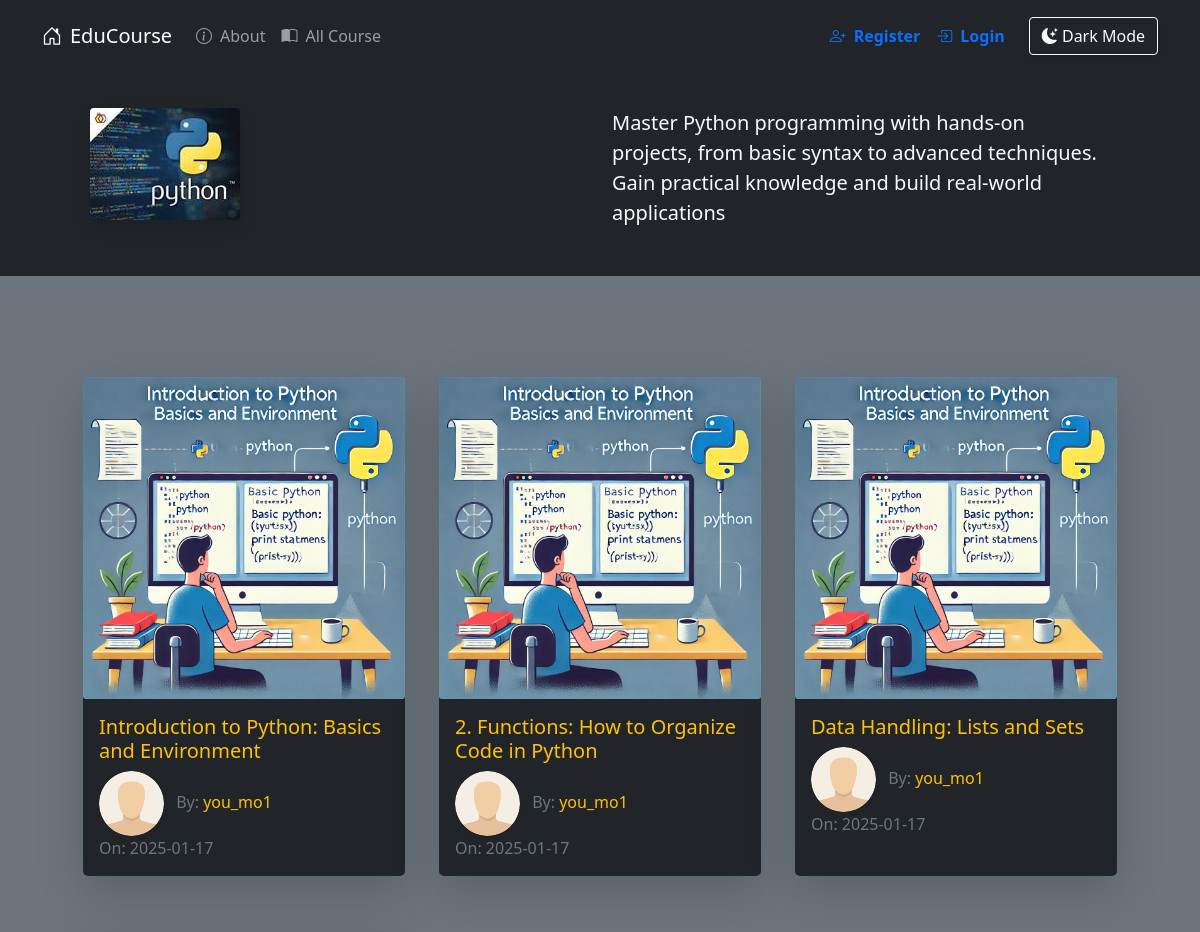
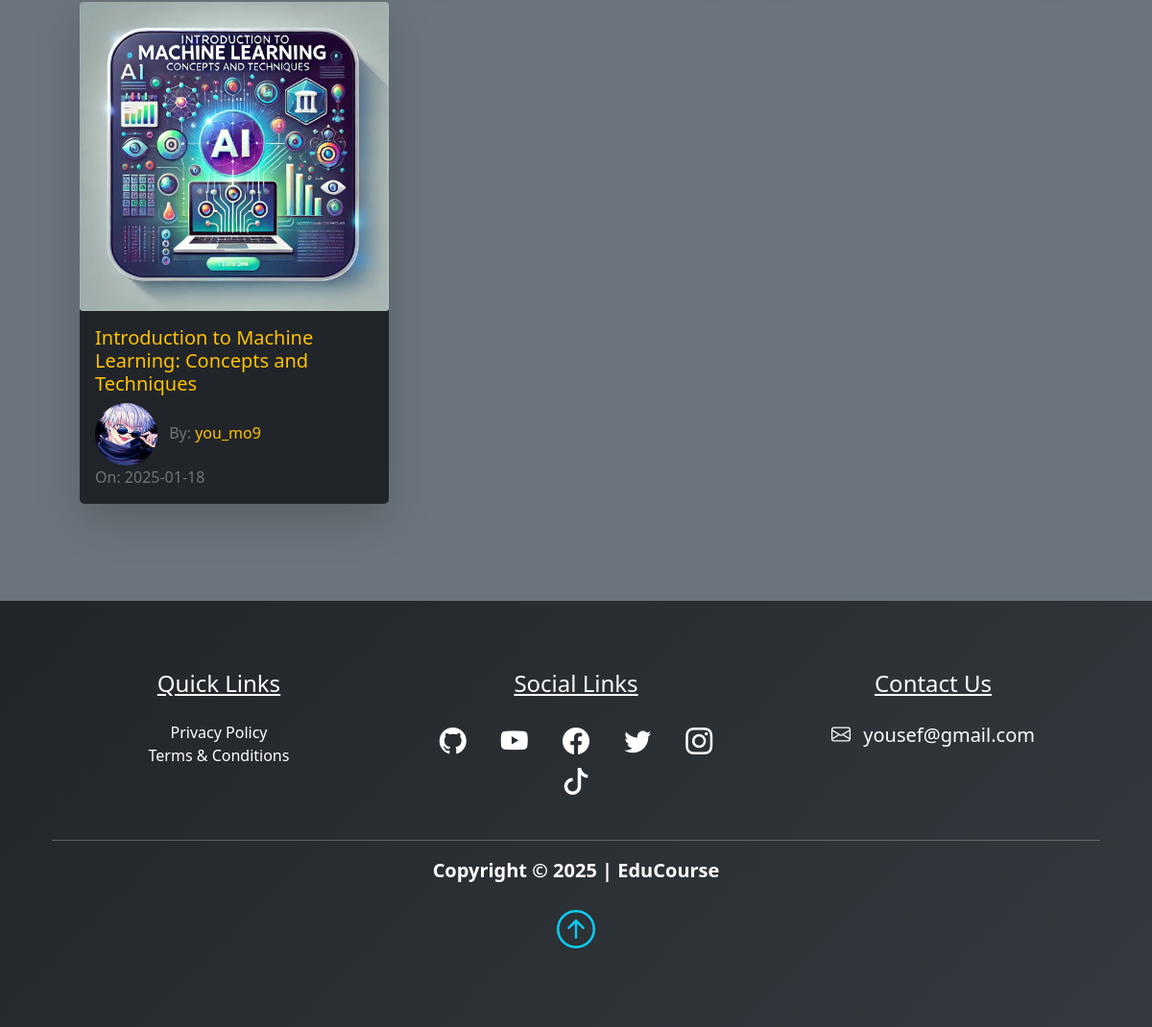
The app's page /Python with its own data (2 pictures, top to bottom).
### pythonic/models.py (models this page shows, shortened)
class Course(db.Model):
    id = db.Column(db.Integer, primary_key=True)
    title = db.Column(db.String(50), unique=True, nullable=False)
    description = db.Column(db.String(150), nullable=False)
    icon = db.Column(db.String(20), nullable=False, default="default_icon.jpg")
    lessons = db.relationship("Lesson", backref="course_name", lazy=True)

class Lesson(db.Model):
    id = db.Column(db.Integer, primary_key=True)
    title = db.Column(db.String(100), nullable=False)
    date_posted = db.Column(db.DateTime, nullable=False, default=lambda: datetime.now(timezone.utc))
    content = db.Column(db.Text, nullable=False)
    thumbnail = db.Column(db.String(20), nullable=False, default="default_thumbnail.jpg")
    slug = db.Column(db.String(100), nullable=False)
    user_id = db.Column(db.Integer, db.ForeignKey("user.id"), nullable=False)
    course_id = db.Column(db.Integer, db.ForeignKey("course.id"), nullable=False)
    video = db.Column(db.String(100), nullable=True)  # For uploaded videos

class User(db.Model, UserMixin):
    id = db.Column(db.Integer, primary_key=True)
    fname = db.Column(db.String(25), nullable=False)
    lname = db.Column(db.String(25), nullable=False)
    username = db.Column(db.String(25), unique=True, nullable=False)
    email = db.Column(db.String(125), unique=True, nullable=False)
    image_file = db.Column(db.String(20), nullable=False, default="default.png")
    bio = db.Column(db.Text, nullable=True)
    password = db.Column(db.String(60), nullable=False)
    lessons = db.relationship("Lesson", backref="author", lazy=True)

### pythonic/routes.py (the view)
@app.route("/<string:course_title>")
def course(course_title):
    course = Course.query.filter_by(title=course_title).first()
    course_id = course.id if course else None
    course = Course.query.get_or_404(course_id)
    return render_template(
        "course.html",
        title=course.title,
        course=course,
    )

### pythonic/templates/course.html (shortened to what this page needs)
{% extends "layout.html"%}
{% block content %}
<div class="container-fluid bg-dark">
    <div class="container">
        <div class="row p-5">
            <div class="col-6">
                <img src="{{url_for('static', filename='course_icons/'+course.icon)}}" alt="{{course.title}}" class="img-fluid rounded shadow">
            </div>
            <div class="col-6">
                <span class="lead text-light">{{course.description}}</span>
            </div>
        </div>
    </div>
</div>
<section class="bg-secondary">
    <div class="container p-5">
        <div class="row">
            {% for lesson in course.lessons %}
            <div class="col-sm-12 col-md-6 col-lg-4 pb-5 d-flex align-items-stretch">
                <div class="card lesson border-0 bg-dark text-light shadow-lg">
                    <img src="{{url_for('static', filename='lesson_thumbnails/'+lesson.thumbnail)}}" class="card-img rounded-top">
                    <div class="card-body d-flex flex-column">
                        <h5 class="card-title">
                            <a class="text-decoration-none text-warning"
                                href="{{url_for('lesson', lesson_slug=lesson.slug, course=lesson.course_name.title)}}">{{lesson.title}}</a>
                        </h5>
                        <span>
                            <img class="article-img rounded-circle shadow-sm"
                                src="{{url_for('static', filename='user_pics/'+lesson.author.image_file)}}" alt="Author Image">
                            <span class="text-muted">By:</span>
                            <a href="#" class="link text-warning">{{lesson.author.username}}</a>
                        </span>
                        <span class="text-muted">On: {{lesson.date_posted.strftime('%Y-%m-%d')}}</span>
                    </div>
                </div>
            </div>
            {% endfor %}
        </div>
    </div>
</section>
{% endblock content %}

### pythonic/static/main.css (style rules this page uses)
body::before { display: block; content: ''; height: 60px; }
.card { transition: 0.7s ease; box-shadow: 0 5px 15px rgba(1 1 1/ 15); border-radius: 5px; margin: 5px; }
.lesson { box-shadow: 0 5px 15px rgba(200 200 200/ 15); border-radius: 5px; border: 1px solid #fff; }
.article-img { height: 65px; width: 65px; margin-right: 8px; }
.link { text-decoration: none; }

### pythonic/static/styles.css (style rules this page uses)
.card-body img { transition: transform 0.3s ease; }

### records on screen
Course: icon (picture), description "Master Python programming with hands-on projects, from basic syntax to advanced techniques. Gain practical knowledge and build real-world applications"
Lesson: thumbnail (picture), title "Introduction to Python: Basics and Environment", image_file (placeholder picture), author.username "you_mo1", date_posted "2025-01-17"
Lesson: thumbnail (picture), title "2. Functions: How to Organize Code in Python", image_file (placeholder picture), author.username "you_mo1", date_posted "2025-01-17"
Lesson: thumbnail (picture), title "Data Handling: Lists and Sets", image_file (placeholder picture), author.username "you_mo1", date_posted "2025-01-17"
Lesson: thumbnail (picture), title "Introduction to Machine Learning: Concepts and Techniques", image_file (picture), author.username "you_mo9", date_posted "2025-01-18"
